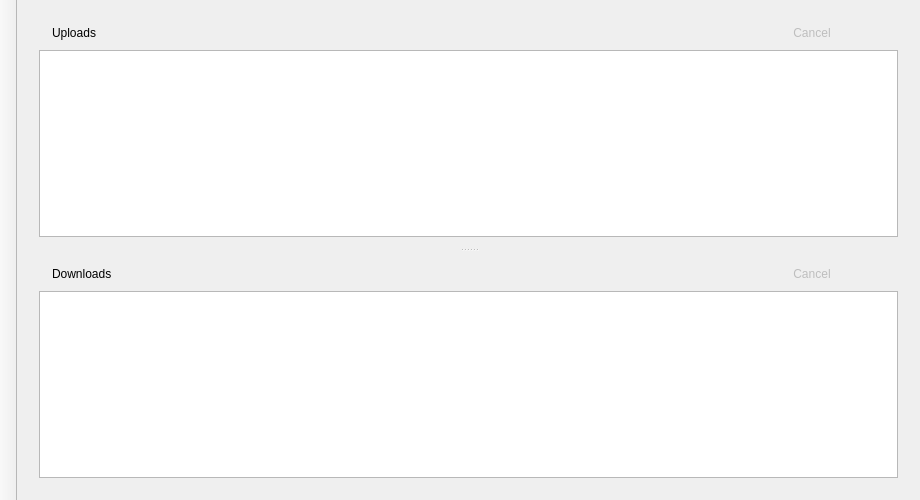
<?xml version="1.0" encoding="UTF-8"?>
<ui version="4.0">
 <class>MainWindow</class>
 <widget class="QMainWindow" name="MainWindow">
  <property name="geometry">
   <rect>
    <x>0</x>
    <y>0</y>
    <width>920</width>
    <height>500</height>
   </rect>
  </property>
  <property name="windowTitle">
   <string>LAN Share</string>
  </property>
  <property name="windowIcon">
   <iconset resource="../res.qrc">
    <normaloff>:/img/icon.png</normaloff>:/img/icon.png</iconset>
  </property>
  <widget class="QWidget" name="centralWidget">
   <layout class="QVBoxLayout" name="verticalLayout_3">
    <item>
     <widget class="QSplitter" name="splitter">
      <property name="lineWidth">
       <number>2</number>
      </property>
      <property name="orientation">
       <enum>Qt::Vertical</enum>
      </property>
      <property name="opaqueResize">
       <bool>true</bool>
      </property>
      <property name="childrenCollapsible">
       <bool>false</bool>
      </property>
      <widget class="QWidget" name="layoutWidget">
       <layout class="QVBoxLayout" name="verticalLayout">
        <item>
         <layout class="QHBoxLayout" name="horizontalLayout">
          <item>
           <widget class="QLabel" name="label_3">
            <property name="text">
             <string/>
            </property>
            <property name="pixmap">
             <pixmap resource="../res.qrc">:/img/up.png</pixmap>
            </property>
            <property name="scaledContents">
             <bool>false</bool>
            </property>
           </widget>
          </item>
          <item>
           <widget class="QLabel" name="label">
            <property name="text">
             <string>Uploads</string>
            </property>
           </widget>
          </item>
          <item>
           <spacer name="horizontalSpacer">
            <property name="orientation">
             <enum>Qt::Horizontal</enum>
            </property>
            <property name="sizeHint" stdset="0">
             <size>
              <width>40</width>
              <height>20</height>
             </size>
            </property>
           </spacer>
          </item>
          <item>
           <widget class="QPushButton" name="resumeSenderBtn">
            <property name="enabled">
             <bool>false</bool>
            </property>
            <property name="toolTip">
             <string>Resume</string>
            </property>
            <property name="text">
             <string/>
            </property>
            <property name="icon">
             <iconset resource="../res.qrc">
              <normaloff>:/img/resume.png</normaloff>:/img/resume.png</iconset>
            </property>
            <property name="iconSize">
             <size>
              <width>18</width>
              <height>18</height>
             </size>
            </property>
            <property name="flat">
             <bool>true</bool>
            </property>
           </widget>
          </item>
          <item>
           <widget class="QPushButton" name="pauseSenderBtn">
            <property name="enabled">
             <bool>false</bool>
            </property>
            <property name="toolTip">
             <string>Pause</string>
            </property>
            <property name="text">
             <string/>
            </property>
            <property name="icon">
             <iconset resource="../res.qrc">
              <normaloff>:/img/pause.png</normaloff>:/img/pause.png</iconset>
            </property>
            <property name="iconSize">
             <size>
              <width>18</width>
              <height>18</height>
             </size>
            </property>
            <property name="flat">
             <bool>true</bool>
            </property>
           </widget>
          </item>
          <item>
           <widget class="QPushButton" name="cancelSenderBtn">
            <property name="enabled">
             <bool>false</bool>
            </property>
            <property name="toolTip">
             <string>Cancel selected item</string>
            </property>
            <property name="text">
             <string>Cancel</string>
            </property>
            <property name="icon">
             <iconset resource="../res.qrc">
              <normaloff>:/img/cancel.png</normaloff>:/img/cancel.png</iconset>
            </property>
            <property name="iconSize">
             <size>
              <width>18</width>
              <height>18</height>
             </size>
            </property>
            <property name="flat">
             <bool>true</bool>
            </property>
           </widget>
          </item>
          <item>
           <widget class="QPushButton" name="pushButton_2">
            <property name="toolTip">
             <string>Clear completed items</string>
            </property>
            <property name="text">
             <string/>
            </property>
            <property name="icon">
             <iconset resource="../res.qrc">
              <normaloff>:/img/clear.png</normaloff>:/img/clear.png</iconset>
            </property>
            <property name="iconSize">
             <size>
              <width>18</width>
              <height>18</height>
             </size>
            </property>
            <property name="flat">
             <bool>true</bool>
            </property>
           </widget>
          </item>
         </layout>
        </item>
        <item>
         <widget class="QTableView" name="senderTableView">
          <property name="contextMenuPolicy">
           <enum>Qt::CustomContextMenu</enum>
          </property>
          <property name="selectionMode">
           <enum>QAbstractItemView::SingleSelection</enum>
          </property>
          <property name="selectionBehavior">
           <enum>QAbstractItemView::SelectRows</enum>
          </property>
          <property name="verticalScrollMode">
           <enum>QAbstractItemView::ScrollPerPixel</enum>
          </property>
          <property name="horizontalScrollMode">
           <enum>QAbstractItemView::ScrollPerPixel</enum>
          </property>
          <property name="wordWrap">
           <bool>false</bool>
          </property>
          <attribute name="horizontalHeaderStretchLastSection">
           <bool>true</bool>
          </attribute>
          <attribute name="verticalHeaderVisible">
           <bool>false</bool>
          </attribute>
         </widget>
        </item>
       </layout>
      </widget>
      <widget class="QWidget" name="layoutWidget">
       <layout class="QVBoxLayout" name="verticalLayout_2">
        <item>
         <layout class="QHBoxLayout" name="horizontalLayout_2">
          <item>
           <widget class="QLabel" name="label_4">
            <property name="text">
             <string/>
            </property>
            <property name="pixmap">
             <pixmap resource="../res.qrc">:/img/down.png</pixmap>
            </property>
           </widget>
          </item>
          <item>
           <widget class="QLabel" name="label_2">
            <property name="text">
             <string>Downloads</string>
            </property>
           </widget>
          </item>
          <item>
           <spacer name="horizontalSpacer_2">
            <property name="orientation">
             <enum>Qt::Horizontal</enum>
            </property>
            <property name="sizeHint" stdset="0">
             <size>
              <width>40</width>
              <height>20</height>
             </size>
            </property>
           </spacer>
          </item>
          <item>
           <widget class="QPushButton" name="resumeReceiverBtn">
            <property name="enabled">
             <bool>false</bool>
            </property>
            <property name="toolTip">
             <string>Resume</string>
            </property>
            <property name="text">
             <string/>
            </property>
            <property name="icon">
             <iconset resource="../res.qrc">
              <normaloff>:/img/resume.png</normaloff>:/img/resume.png</iconset>
            </property>
            <property name="iconSize">
             <size>
              <width>18</width>
              <height>18</height>
             </size>
            </property>
            <property name="flat">
             <bool>true</bool>
            </property>
           </widget>
          </item>
          <item>
           <widget class="QPushButton" name="pauseReceiverBtn">
            <property name="enabled">
             <bool>false</bool>
            </property>
            <property name="toolTip">
             <string>Pause</string>
            </property>
            <property name="text">
             <string/>
            </property>
            <property name="icon">
             <iconset resource="../res.qrc">
              <normaloff>:/img/pause.png</normaloff>:/img/pause.png</iconset>
            </property>
            <property name="iconSize">
             <size>
              <width>18</width>
              <height>18</height>
             </size>
            </property>
            <property name="flat">
             <bool>true</bool>
            </property>
           </widget>
          </item>
          <item>
           <widget class="QPushButton" name="cancelReceiverBtn">
            <property name="enabled">
             <bool>false</bool>
            </property>
            <property name="toolTip">
             <string>Cancel selected item</string>
            </property>
            <property name="text">
             <string>Cancel</string>
            </property>
            <property name="icon">
             <iconset resource="../res.qrc">
              <normaloff>:/img/cancel.png</normaloff>:/img/cancel.png</iconset>
            </property>
            <property name="iconSize">
             <size>
              <width>18</width>
              <height>18</height>
             </size>
            </property>
            <property name="flat">
             <bool>true</bool>
            </property>
           </widget>
          </item>
          <item>
           <widget class="QPushButton" name="pushButton">
            <property name="toolTip">
             <string>Clear completed items</string>
            </property>
            <property name="text">
             <string/>
            </property>
            <property name="icon">
             <iconset resource="../res.qrc">
              <normaloff>:/img/clear.png</normaloff>:/img/clear.png</iconset>
            </property>
            <property name="iconSize">
             <size>
              <width>18</width>
              <height>18</height>
             </size>
            </property>
            <property name="flat">
             <bool>true</bool>
            </property>
           </widget>
          </item>
         </layout>
        </item>
        <item>
         <widget class="QTableView" name="receiverTableView">
          <property name="contextMenuPolicy">
           <enum>Qt::CustomContextMenu</enum>
          </property>
          <property name="selectionMode">
           <enum>QAbstractItemView::SingleSelection</enum>
          </property>
          <property name="selectionBehavior">
           <enum>QAbstractItemView::SelectRows</enum>
          </property>
          <property name="verticalScrollMode">
           <enum>QAbstractItemView::ScrollPerPixel</enum>
          </property>
          <property name="horizontalScrollMode">
           <enum>QAbstractItemView::ScrollPerPixel</enum>
          </property>
          <property name="wordWrap">
           <bool>false</bool>
          </property>
          <attribute name="horizontalHeaderStretchLastSection">
           <bool>true</bool>
          </attribute>
          <attribute name="verticalHeaderVisible">
           <bool>false</bool>
          </attribute>
         </widget>
        </item>
       </layout>
      </widget>
     </widget>
    </item>
   </layout>
  </widget>
  <widget class="QToolBar" name="mainToolBar">
   <property name="movable">
    <bool>false</bool>
   </property>
   <property name="allowedAreas">
    <set>Qt::LeftToolBarArea</set>
   </property>
   <property name="iconSize">
    <size>
     <width>58</width>
     <height>38</height>
    </size>
   </property>
   <property name="toolButtonStyle">
    <enum>Qt::ToolButtonTextUnderIcon</enum>
   </property>
   <property name="floatable">
    <bool>false</bool>
   </property>
   <attribute name="toolBarArea">
    <enum>LeftToolBarArea</enum>
   </attribute>
   <attribute name="toolBarBreak">
    <bool>false</bool>
   </attribute>
  </widget>
 </widget>
 <layoutdefault spacing="6" margin="11"/>
 <resources>
  <include location="../res.qrc"/>
 </resources>
 <connections>
  <connection>
   <sender>senderTableView</sender>
   <signal>doubleClicked(QModelIndex)</signal>
   <receiver>MainWindow</receiver>
   <slot>onSenderTableDoubleClicked(QModelIndex)</slot>
   <hints>
    <hint type="sourcelabel">
     <x>157</x>
     <y>91</y>
    </hint>
    <hint type="destinationlabel">
     <x>79</x>
     <y>39</y>
    </hint>
   </hints>
  </connection>
  <connection>
   <sender>receiverTableView</sender>
   <signal>doubleClicked(QModelIndex)</signal>
   <receiver>MainWindow</receiver>
   <slot>onReceiverTableDoubleClicked(QModelIndex)</slot>
   <hints>
    <hint type="sourcelabel">
     <x>290</x>
     <y>335</y>
    </hint>
    <hint type="destinationlabel">
     <x>82</x>
     <y>265</y>
    </hint>
   </hints>
  </connection>
  <connection>
   <sender>pushButton_2</sender>
   <signal>clicked()</signal>
   <receiver>MainWindow</receiver>
   <slot>onSenderClearClicked()</slot>
   <hints>
    <hint type="sourcelabel">
     <x>908</x>
     <y>31</y>
    </hint>
    <hint type="destinationlabel">
     <x>709</x>
     <y>3</y>
    </hint>
   </hints>
  </connection>
  <connection>
   <sender>pushButton</sender>
   <signal>clicked()</signal>
   <receiver>MainWindow</receiver>
   <slot>onReceiverClearClicked()</slot>
   <hints>
    <hint type="sourcelabel">
     <x>908</x>
     <y>277</y>
    </hint>
    <hint type="destinationlabel">
     <x>512</x>
     <y>1</y>
    </hint>
   </hints>
  </connection>
  <connection>
   <sender>cancelReceiverBtn</sender>
   <signal>clicked()</signal>
   <receiver>MainWindow</receiver>
   <slot>onReceiverCancelClicked()</slot>
   <hints>
    <hint type="sourcelabel">
     <x>818</x>
     <y>266</y>
    </hint>
    <hint type="destinationlabel">
     <x>952</x>
     <y>317</y>
    </hint>
   </hints>
  </connection>
  <connection>
   <sender>pauseReceiverBtn</sender>
   <signal>clicked()</signal>
   <receiver>MainWindow</receiver>
   <slot>onReceiverPauseClicked()</slot>
   <hints>
    <hint type="sourcelabel">
     <x>777</x>
     <y>265</y>
    </hint>
    <hint type="destinationlabel">
     <x>930</x>
     <y>284</y>
    </hint>
   </hints>
  </connection>
  <connection>
   <sender>resumeReceiverBtn</sender>
   <signal>clicked()</signal>
   <receiver>MainWindow</receiver>
   <slot>onReceiverResumeClicked()</slot>
   <hints>
    <hint type="sourcelabel">
     <x>734</x>
     <y>266</y>
    </hint>
    <hint type="destinationlabel">
     <x>925</x>
     <y>364</y>
    </hint>
   </hints>
  </connection>
  <connection>
   <sender>senderTableView</sender>
   <signal>customContextMenuRequested(QPoint)</signal>
   <receiver>MainWindow</receiver>
   <slot>onSenderTableContextMenuRequested(QPoint)</slot>
   <hints>
    <hint type="sourcelabel">
     <x>301</x>
     <y>127</y>
    </hint>
    <hint type="destinationlabel">
     <x>-27</x>
     <y>96</y>
    </hint>
   </hints>
  </connection>
  <connection>
   <sender>receiverTableView</sender>
   <signal>customContextMenuRequested(QPoint)</signal>
   <receiver>MainWindow</receiver>
   <slot>onReceiverTableContextMenuRequested(QPoint)</slot>
   <hints>
    <hint type="sourcelabel">
     <x>211</x>
     <y>359</y>
    </hint>
    <hint type="destinationlabel">
     <x>-35</x>
     <y>333</y>
    </hint>
   </hints>
  </connection>
  <connection>
   <sender>cancelSenderBtn</sender>
   <signal>clicked()</signal>
   <receiver>MainWindow</receiver>
   <slot>onSenderCancelClicked()</slot>
   <hints>
    <hint type="sourcelabel">
     <x>815</x>
     <y>22</y>
    </hint>
    <hint type="destinationlabel">
     <x>551</x>
     <y>8</y>
    </hint>
   </hints>
  </connection>
  <connection>
   <sender>pauseSenderBtn</sender>
   <signal>clicked()</signal>
   <receiver>MainWindow</receiver>
   <slot>onSenderPauseClicked()</slot>
   <hints>
    <hint type="sourcelabel">
     <x>772</x>
     <y>27</y>
    </hint>
    <hint type="destinationlabel">
     <x>1043</x>
     <y>47</y>
    </hint>
   </hints>
  </connection>
  <connection>
   <sender>resumeSenderBtn</sender>
   <signal>clicked()</signal>
   <receiver>MainWindow</receiver>
   <slot>onSenderResumeClicked()</slot>
   <hints>
    <hint type="sourcelabel">
     <x>733</x>
     <y>21</y>
    </hint>
    <hint type="destinationlabel">
     <x>932</x>
     <y>99</y>
    </hint>
   </hints>
  </connection>
 </connections>
 <slots>
  <slot>onSendActionTriggered()</slot>
  <slot>onSettingsActionTriggered()</slot>
  <slot>onAboutActionTriggered()</slot>
  <slot>onSenderTableDoubleClicked(QModelIndex)</slot>
  <slot>onReceiverTableDoubleClicked(QModelIndex)</slot>
  <slot>onSenderClearClicked()</slot>
  <slot>onReceiverClearClicked()</slot>
  <slot>onSenderCancelClicked()</slot>
  <slot>onSenderPauseClicked()</slot>
  <slot>onSenderResumeClicked()</slot>
  <slot>onReceiverCancelClicked()</slot>
  <slot>onReceiverPauseClicked()</slot>
  <slot>onReceiverResumeClicked()</slot>
  <slot>onSenderTableContextMenuRequested(QPoint)</slot>
  <slot>onReceiverTableContextMenuRequested(QPoint)</slot>
  <slot>onSendFolderActionTriggered()</slot>
 </slots>
</ui>
